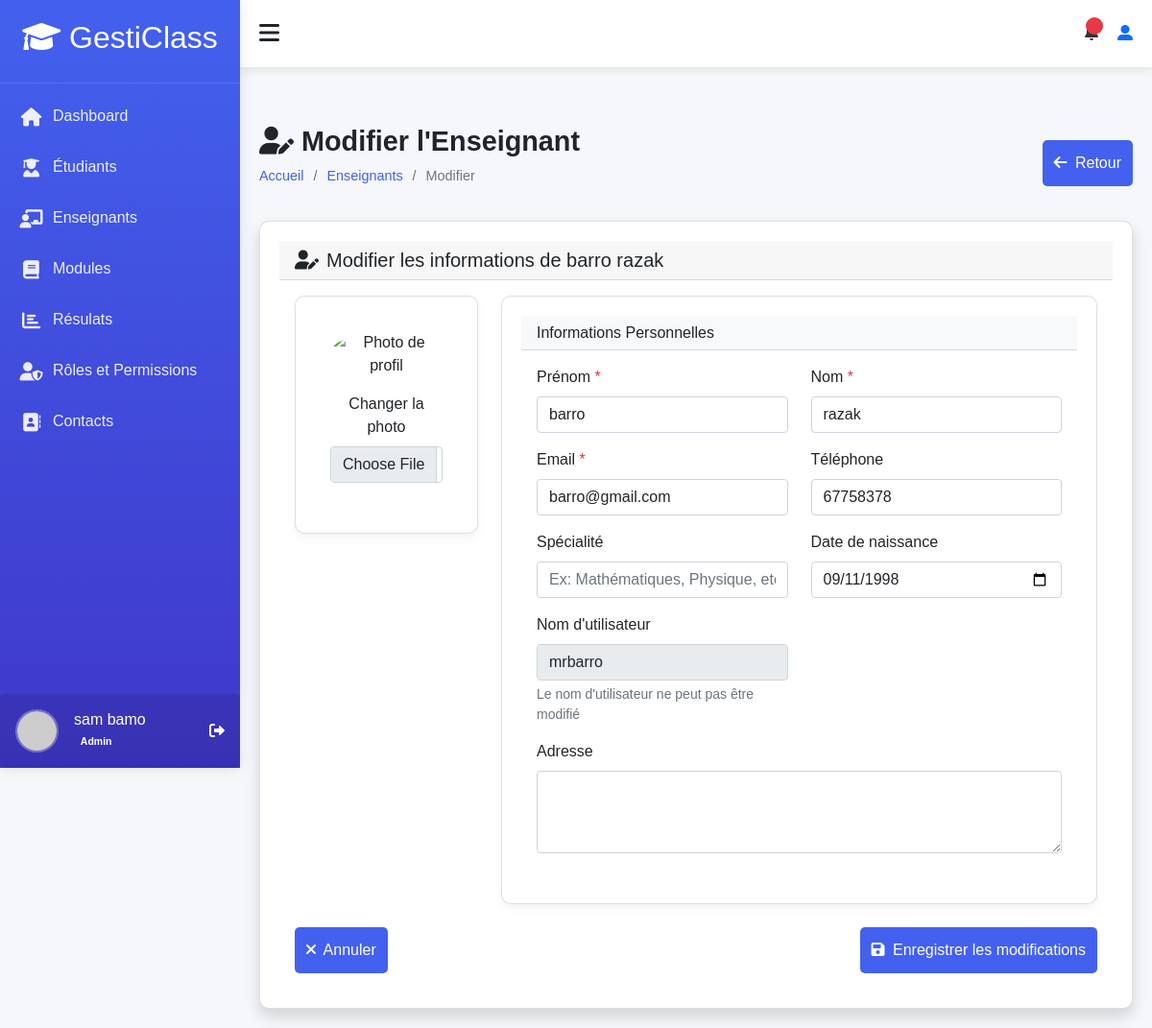
Page /accounts/teacher/5/update/ (signed in) on the committed database.
### accounts/models.py (models this page shows, shortened)
class User(AbstractUser):
    ROLE_CHOICES = (
        ('admin', 'Administrateur'),
        ('teacher', 'Enseignant'),
        ('student', 'Élève'),
    )
    profil = models.CharField(max_length=10, choices=ROLE_CHOICES, default='student')
    phone = models.CharField(max_length=20, blank=True)
    birth_date = models.DateField(null=True, blank=True)
    photo = models.ImageField(upload_to='users/', null=True, blank=True)
    specialty = models.CharField(max_length=100, null=True, blank=True)
    hire_date = models.DateField(null=True, blank=True)
    address = models.TextField(blank=True)
    phone_number = models.CharField(max_length=15, blank=True)
    date_of_birth = models.DateField(null=True, blank=True)
    class Meta:
        permissions = [
        ("peut_acceder_module", "Peut acceder au module"),
        ("peut_acceder_aux_eleve", "Peut acceder aux eleves"),
        ("peut_acceder_aux_enseignants", "peut acceder aux enseigants"),
        ("peut_acceder_aux_roles", "peut acceder aux roles"),
        ("peut_acceder_au_dashboard", "Peut accéder au tableau de bord "),
        ("dashboard", "Peut voir les infos utiles  pour des étudiants"),
        ("peut_voir_infos_utile_teacher", "Peut voir les infos utiles pour des enseignants"),
        ("peut_agir_infos_utile_student", "Peut agir sur les infos utiles pour des étudiants"),
        ("peut_agir_infos_utile_teacher", "Peut agir sur les infos utiles pour des enseignants"),
        ("can_view_student_performance_data", "Peut voir ses données de performance  étudiants"),
        ("can_view_teacher_module_performance_data", "Peut voir les données de performance des modules des enseignants"),
        ("can_view_all_students_performance_data ", "Peut voir les données de performance de tous les étudiants"),
        ("can_view_student_list", "Peut voir la liste des étudiants"),
        ("can_view_teacher_list", "Peut voir la liste des enseignants"),
        ("can_view_module_list", "Peut voir la liste des modules"),
        ("can_view_results_list", "Peut voir la liste résultats"),
        ("can_view_suggestions_list", "Peut voir la liste des suggestions"),
        ("can_delete_suggestion", "Peut supprimer une suggestion"),
        ("can_delete_result", "Peut supprimer un résultat"),
        ("can_view_module_details", "Peut les details d'un module"),
        ("can_view_student_details", "Peut voir les détails d'un étudiant"),
        ("can_view_teacher_details", "Peut voir les détails d'un enseignant"),
        ("can_view_own_details", "Peut voir ses propres détails"),
        ("cans_view_results", "Peut voir les résultats"),
        ("can_view_own_results", "Peut voir ses propres résultats"),
        ("can_view_section__admin", "Peut voir la d'administration des section"),
        ("view_role", "Peut voir les rôles"),
        ("add_role", "Peut ajouter un rôle"),
        ("change_role", "Peut modifier un rôle"),
        ("delete_role", "Peut supprimer un rôle"),
        ("assign_role", "Peut assigner des rôles"),
        ("view_timetable", "Peut voir l'emploi du temps"),
        ("manage_timetable", "Peut gérer l'emploi du temps"),
        ("can_add_teacher", "Peut ajouter un enseignant"),
        ("can_add_student", "Peut ajouter un étudiant"),
        ("can_change_teacher", "Peut modifier un enseignant"),
        ("can_change_student", "Peut modifier un étudiant"),
        ("can_delete_teacher", "Peut supprimer un enseignant"),
        ("can_delete_student", "Peut supprimer un étudiant"),
        ("can_view_schoolinfo", "Peut voir les informations de l'école"),
        ("can_add_schoolinfo", "Peut ajouter les informations de l'école"),
        ("can_change_schoolinfo", "Peut modifier les informations de l'école"),
        ("can_delete_schoolinfo", "Peut supprimer les informations de l'école"),
        ]

### accounts/views.py (the view, shortened to what this page needs)
# urls.py: path('teacher/<int:teacher_id>/update/', views.update_teacher,
@login_required
@permission_required('accounts.can_change_teacher', raise_exception=True)
def update_teacher(request, teacher_id):
    teacher = get_object_or_404(User, id=teacher_id, profil='teacher')
    return render(request, 'teachers/update_teacher.html', {'teacher': teacher})

### accounts/templates/teachers/update_teacher.html (shortened to what this page needs)
{% extends "models/base.html" %}
{% load static %}
{% block content %}
<div class="content">
    <div class="page-title">
        <div>
            <h2><i class="fas fa-user-edit me-2"></i>Modifier l'Enseignant</h2>
            <ul class="breadcrumb">
                <li><a href="{% url 'dashboard:dashboard' %}">Accueil</a></li>
                <li><a href="{% url 'accounts:teachers_list' %}">Enseignants</a></li>
                <li>Modifier</li>
            </ul>
        </div>
        <a href="{% url 'accounts:teachers_list' %}" class="btn btn-secondary">
            <i class="fas fa-arrow-left me-1"></i> Retour
        </a>
    </div>
    <div class="card shadow">
        <div class="card-header  text-dark">
            <h5 class="m-0"><i class="fas fa-user-edit me-2"></i>Modifier les informations de {{ teacher.get_full_name }}</h5>
        </div>
        <div class="card-body">
            <form method="post" enctype="multipart/form-data">
                <div class="row">
                    <div class="col-md-3 text-center mb-4">
                        <div class="card">
                            <div class="card-body">
                                {% if teacher.photo %}
                                    <img src="{{ teacher.photo.url }}" class="img-fluid rounded-circle mb-3"
                                         alt="Photo de profil" style="width: 150px; height: 150px; object-fit: cover;">
                                {% else %}
                                    <img src="{% static 'img/default-avatar.png' %}" class="img-fluid rounded-circle mb-3"
                                         alt="Photo de profil" style="width: 150px; height: 150px; object-fit: cover;">
                                {% endif %}
                                <div class="mb-3">
                                    <label for="photo" class="form-label">Changer la photo</label>
                                    <input type="file" class="form-control" id="photo" name="photo" accept="image/*">
                                </div>
                            </div>
                        </div>
                    </div>
                    <div class="col-md-9">
                        <div class="card">
                            <div class="card-header bg-light">
                                <h6 class="m-0">Informations Personnelles</h6>
                            </div>
                            <div class="card-body">
                                <div class="row">
                                    <div class="col-md-6 mb-3">
                                        <label for="first_name" class="form-label">Prénom <span class="text-danger">*</span></label>
                                        <input type="text" class="form-control" id="first_name" name="first_name"
                                               value="{{ teacher.first_name }}" required>
                                    </div>
                                    <div class="col-md-6 mb-3">
                                        <label for="last_name" class="form-label">Nom <span class="text-danger">*</span></label>
                                        <input type="text" class="form-control" id="last_name" name="last_name"
                                               value="{{ teacher.last_name }}" required>
                                    </div>
                                </div>
                                <div class="row">
                                    <div class="col-md-6 mb-3">
                                        <label for="email" class="form-label">Email <span class="text-danger">*</span></label>
                                        <input type="email" class="form-control" id="email" name="email"
                                               value="{{ teacher.email }}" required>
                                    </div>
                                    <div class="col-md-6 mb-3">
                                        <label for="phone" class="form-label">Téléphone</label>
                                        <input type="tel" class="form-control" id="phone" name="phone"
                                               value="{{ teacher.phone }}">
                                    </div>
                                </div>
                                <div class="row">
                                    <div class="col-md-6 mb-3">
                                        <label for="speciality" class="form-label">Spécialité</label>
                                        <input type="text" class="form-control" id="speciality" name="speciality"
                                               value="{{ teacher.speciality }}" placeholder="Ex: Mathématiques, Physique, etc.">
                                    </div>
                                    <div class="col-md-6 mb-3">
                                        <label for="birth_date" class="form-label">Date de naissance</label>
                                        <input type="date" class="form-control" id="birth_date" name="birth_date"
                                               value="{{ teacher.birth_date|date:'Y-m-d' }}">
                                    </div>
                                </div>
                                <div class="row">
                                    <div class="col-md-6 mb-3">
                                        <label for="username" class="form-label">Nom d'utilisateur</label>
                                        <input type="text" class="form-control" id="username" value="{{ teacher.username }}" readonly>
                                        <div class="form-text">Le nom d'utilisateur ne peut pas être modifié</div>
                                    </div>
                                </div>
                                <div class="mb-3">
                                    <label for="address" class="form-label">Adresse</label>
                                    <textarea class="form-control" id="address" name="address" rows="3">{{ teacher.address }}</textarea>
                                </div>
                            </div>
                        </div>
                    </div>
                </div>
                <div class="row mt-4">
                    <div class="col-12">
                        <div class="d-flex justify-content-between">
                            <a href="{% url 'accounts:teachers_list' %}" class="btn btn-secondary">
                                <i class="fas fa-times me-1"></i> Annuler
                            </a>
                            <button type="submit" class="btn btn-warning">
                                <i class="fas fa-save me-1"></i> Enregistrer les modifications
                            </button>
                        </div>
                    </div>
                </div>
            </form>
        </div>
    </div>
</div>
{% endblock %}

### templates/models/sidebar.html
<div class="sidebar" id="sidebar">
    <div class="sidebar-header">
        <h2><i class="fas fa-graduation-cap text-white"></i> GestiClass</h2>
    </div>
    <div class="sidebar-menu">
        <ul>
            <li><a href="{% url 'dashboard:dashboard' %}" class="active">
                <i class="fas fa-home"></i> <span>Dashboard</span>
            </a></li>
            <li><a href="{% url 'accounts:students_list' %}">
                <i class="fas fa-user-graduate"></i> <span>Étudiants</span>
            </a></li>
            {% if perms.accounts.peut_acceder_aux_enseignants %}
            <li><a href="{% url 'accounts:teachers_list' %}" >
                <i class="fas fa-chalkboard-teacher"></i> <span>Enseignants</span>
            </a></li>
            {% endif %}
            {% if perms.accounts.peut_acceder_module %}
            <li><a href="{% url 'accounts:modules_list' %}">
                <i class="fas fa-book"></i> <span>Modules</span>
            </a></li>
            {% endif %}
            <li><a href="{% url 'accounts:results_list' %}">
                <i class="fas fa-chart-bar"></i> <span>Résulats</span>
            </a></li>
            {% if perms.accounts.peut_acceder_aux_roles %}
            <li><a href="{% url 'accounts:role_list' %}">
                <i class="fas fa-user-shield"></i> <span>Rôles et Permissions</span>
            </a></li>
            {% endif %}
            <li><a href="{% url 'accounts:contact' %}">
                <i class="fas fa-address-book"></i> <span>Contacts</span>
            </a></li>
        </ul>
    </div>
    <div class="user-profile d-flex align-items-center p-3 rounded">
        {% if user.photo %}
            <img src="{{ user.photo.url }}"
                 alt="Photo de {{ user.get_full_name }}"
                 class="rounded-circle me-3"
                 style="width: 45px; height: 45px; object-fit: cover;">
        {% else %}
            <img src="https://ui-avatars.com/api/?name={{ user.first_name }}+{{ user.last_name }}&background=0D8ABC&color=fff&size=128"
                 alt="Avatar de {{ user.get_full_name }}"
                 class="rounded-circle me-3"
                 style="width: 45px; height: 45px; object-fit: cover;">
        {% endif %}
        <div class="user-info">
            <h6 class="mb-0">{{ user.get_full_name }}</h6>
            <small>
                {% if user.profil == 'student' %}
                    <span class="badge rounded-pill">Élève</span>
                {% elif user.profil == 'teacher' %}
                    <span class="badge rounded-pill">Professeur</span>
                {% elif user.profil == 'admin' %}
                    <span class="badge rounded-pill">Admin</span>
                {% endif %}
            </small>
        </div>
        <div class="ms-auto">
            <a href="{% url 'accounts:logout' %}" class="text-decoration-none text-white">
                <i class="fas fa-sign-out-alt"></i>
            </a>
        </div>
    </div>
</div>

### templates/models/base.html (style rules this page uses)
:root { --primary: #4361ee; --secondary: #3f37c9; --success: #4cc9f0; --info: #4895ef; --warning: #f72585; --danger: #e63946; --light: #f8f9fa; --dark: #212529; --sidebar-width: 250px; --header-height: 70px; --transition: all 0.3s ease; }
* { margin: 0; padding: 0; box-sizing: border-box; font-family: 'Poppins', sans-serif; }
body { background-color: #f5f7fb; color: #333; overflow-x: hidden; }
.sidebar { width: var(--sidebar-width); background: linear-gradient(180deg, var(--primary) 0%, var(--secondary) 100%); color: white; height: 100vh; position: fixed; transition: var(--transition); z-index: 1000; box-shadow: 0 0 15px rgba(0, 0, 0, 0.1); }
.sidebar-header { padding: 20px; text-align: center; border-bottom: 1px solid rgba(255, 255, 255, 0.1); }
.sidebar-menu { padding: 10px 0; }
.sidebar-menu ul { list-style: none; padding: 0; margin: 0; }
.sidebar-menu li { margin-bottom: 5px; }
.sidebar-menu a { display: flex; align-items: center; padding: 12px 20px; color: rgba(255, 255, 255, 0.9); text-decoration: none; transition: var(--transition); font-size: 1rem; }
.sidebar-menu i { margin-right: 10px; font-size: 1.2rem; width: 25px; text-align: center; }
.user-profile { position: absolute; bottom: 0; width: 100%; padding: 15px; background-color: rgba(0, 0, 0, 0.1); display: flex; align-items: center; }
.user-profile img { width: 40px; height: 40px; border-radius: 50%; object-fit: cover; margin-right: 10px; border: 2px solid rgba(255, 255, 255, 0.3); }
.content { padding: 20px; }
.page-title { margin-bottom: 20px; display: flex; justify-content: space-between; align-items: center; }
.page-title h2 { font-size: 1.8rem; color: var(--dark); font-weight: 600; }
.breadcrumb { display: flex; list-style: none; }
.breadcrumb li { margin-right: 10px; font-size: 0.9rem; color: #6c757d; }
.breadcrumb li:after { content: '/'; margin-left: 10px; }
.breadcrumb li:last-child:after { content: ''; }
.breadcrumb li a { color: var(--primary); text-decoration: none; }
.card { background-color: white; border-radius: 10px; box-shadow: 0 4px 10px rgba(0, 0, 0, 0.05); padding: 20px; transition: var(--transition); }
.btn { display: block; padding: 12px; background-color: var(--primary); color: white; border: none; border-radius: 5px; cursor: pointer; font-size: 1rem; transition: var(--transition); }

### rows in the picture
User: get_full_name "sam bamo"
User: get_full_name "barro razak", first_name "barro", last_name "razak", email "barro@gmail.com", phone "67758378", birth_date "09/11/1998", username "mrbarro"
